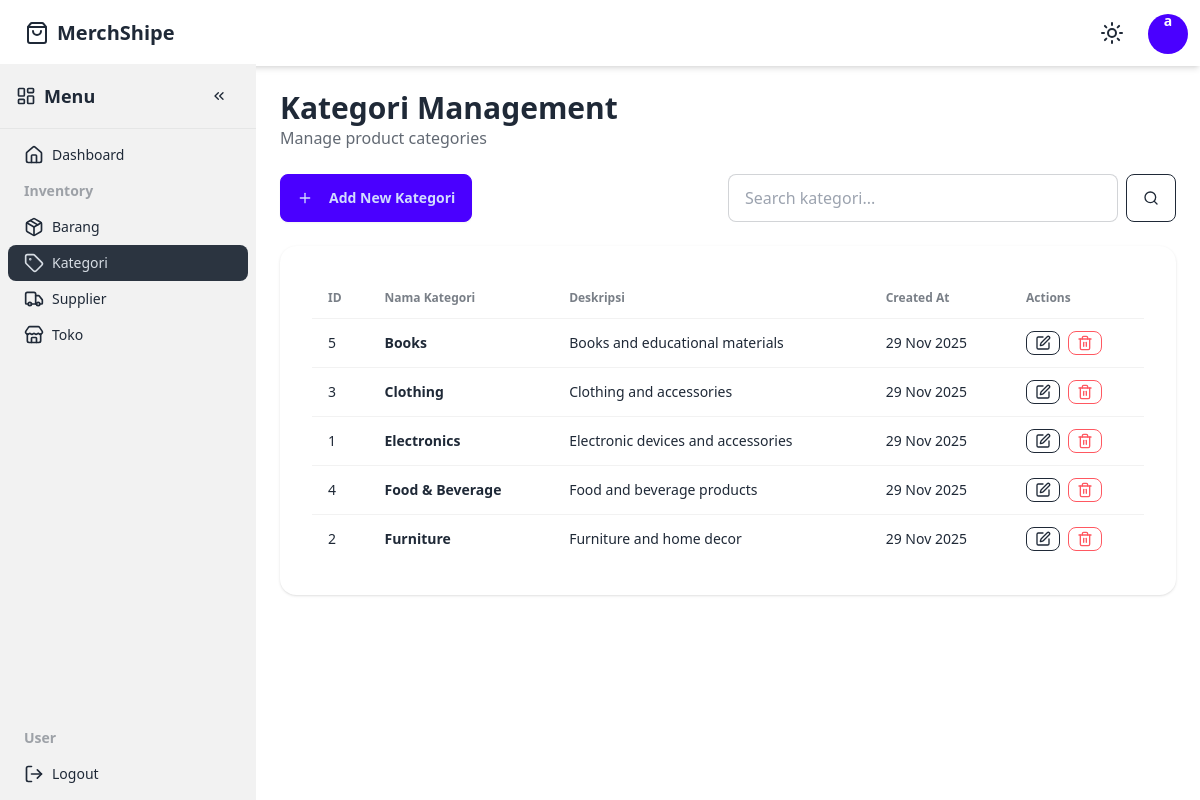
The app's page /kategori/index.php (signed in) with its own data.
### tables this page shows
CREATE TABLE users (
    id INT AUTO_INCREMENT PRIMARY KEY,
    username VARCHAR(50) NOT NULL UNIQUE,
    email VARCHAR(100) NOT NULL UNIQUE,
    password VARCHAR(255) NOT NULL,
    role ENUM('admin', 'user') DEFAULT 'user',
    created_at TIMESTAMP DEFAULT CURRENT_TIMESTAMP,
    updated_at TIMESTAMP DEFAULT CURRENT_TIMESTAMP ON UPDATE CURRENT_TIMESTAMP
);

CREATE TABLE kategori (
    id INT AUTO_INCREMENT PRIMARY KEY,
    nama_kategori VARCHAR(50) NOT NULL,
    deskripsi TEXT,
    created_at TIMESTAMP DEFAULT CURRENT_TIMESTAMP,
    updated_at TIMESTAMP DEFAULT CURRENT_TIMESTAMP ON UPDATE CURRENT_TIMESTAMP
);

### config/database.php (called while the page is built, shortened)
<?php
function getDBConnection() {
    try {
        $pdo = new PDO(
            "mysql:host=" . DB_HOST . ";dbname=" . DB_NAME . ";charset=utf8mb4",
            DB_USER,
            DB_PASS,
            [
                PDO::ATTR_ERRMODE => PDO::ERRMODE_EXCEPTION,
                PDO::ATTR_DEFAULT_FETCH_MODE => PDO::FETCH_ASSOC,
                PDO::ATTR_EMULATE_PREPARES => false,
            ]
        );
        return $pdo;
    } catch (PDOException $e) {
        die("Connection failed: " . $e->getMessage());
    }
}
function e($string) {
    return htmlspecialchars($string, ENT_QUOTES, 'UTF-8');
}
function isLoggedIn() {
    return isset($_SESSION['user_id']) && !empty($_SESSION['user_id']);
}
function getCurrentUser() {
    if (isLoggedIn()) {
        $pdo = getDBConnection();
        $stmt = $pdo->prepare("SELECT id, username, email, role FROM users WHERE id = ?");
        $stmt->execute([$_SESSION['user_id']]);
        return $stmt->fetch();
    }
    return null;
}
function hasRole($role) {
    $user = getCurrentUser();
    return $user && $user['role'] === $role;
}

### kategori/index.php (the view, shortened to what this page needs)
<?php
require_once '../config/database.php';
include '../views/header.php';
include '../views/topnav.php';
include '../views/sidebar.php';
$search = $_GET['search'] ?? '';
$pdo = getDBConnection();
$query = "SELECT * FROM kategori WHERE 1=1";
$params = [];
$query .= " ORDER BY nama_kategori ASC";
$stmt = $pdo->prepare($query);
$stmt->execute($params);
$kategoris = $stmt->fetchAll();
?>
<div class="content p-6">
    <div class="mb-6">
        <h1 class="text-3xl font-bold">Kategori Management</h1>
        <p class="text-base-content/70">Manage product categories</p>
    </div>
    <div class="flex flex-col md:flex-row justify-between items-start md:items-center gap-4 mb-6">
        <?php if (hasRole('admin')): ?>
        <a href="add.php" class="btn btn-primary">
            <i data-lucide="plus" class="w-4 h-4 mr-2"></i> Add New Kategori
        </a>
        <?php endif; ?>
        <form method="GET" class="flex-1 max-w-md">
            <div class="flex gap-2">
                <input
                    type="text"
                    name="search"
                    placeholder="Search kategori..."
                    class="input input-bordered flex-1"
                    value="<?php echo e($search); ?>"
                />
                <button type="submit" class="btn btn-outline">
                    <i data-lucide="search" class="w-4 h-4"></i>
                </button>
            </div>
        </form>
    </div>
    <div class="card bg-base-100 shadow">
        <div class="card-body">
            <?php if (empty($kategoris)): ?>
                <div class="text-center py-10">
                    <i data-lucide="tag" class="w-16 h-16 mx-auto text-base-content/30"></i>
                    <h3 class="text-xl font-semibold mt-4">No categories found</h3>
                    <p class="text-base-content/70 mt-2">Create your first category to get started</p>
                    <a href="add.php" class="btn btn-primary mt-4">Add Category</a>
                </div>
            <?php else: ?>
                <div class="overflow-x-auto">
                    <table class="table">
                        <thead>
                            <tr>
                                <th>ID</th>
                                <th>Nama Kategori</th>
                                <th>Deskripsi</th>
                                <th>Created At</th>
                                <th>Actions</th>
                            </tr>
                        </thead>
                        <tbody>
                            <?php foreach ($kategoris as $kategori): ?>
                            <tr>
                                <td><?php echo e($kategori['id']); ?></td>
                                <td class="font-semibold"><?php echo e($kategori['nama_kategori']); ?></td>
                                <td class="max-w-xs"><?php echo strlen($kategori['deskripsi']) > 50 ? substr(e($kategori['deskripsi']), 0, 50) . '...' : e($kategori['deskripsi']); ?></td>
                                <td><?php echo date('d M Y', strtotime($kategori['created_at'])); ?></td>
                                <td>
                                    <?php if (hasRole('admin')): ?>
                                    <div class="flex gap-2">
                                        <a
                                            href="edit.php?id=<?php echo e($kategori['id']); ?>"
                                            class="btn btn-xs btn-outline"
                                            title="Edit"
                                        >
                                            <i data-lucide="edit" class="w-4 h-4"></i>
                                        </a>
                                        <button
                                            type="button"
                                            class="btn btn-xs btn-outline btn-error delete-btn"
                                            title="Delete"
                                            data-id="<?php echo e($kategori['id']); ?>"
                                            data-name="<?php echo e(addslashes($kategori['nama_kategori'])); ?>"
                                        >
                                            <i data-lucide="trash-2" class="w-4 h-4"></i>
                                        </button>
                                    </div>
                                    <?php else: ?>
                                    <span class="text-sm text-base-content/70">Read-only</span>
                                    <?php endif; ?>
                                </td>
                            </tr>
                            <?php endforeach; ?>
                        </tbody>
                    </table>
                </div>
            <?php endif; ?>
        </div>
    </div>
</div>
<?php include '../views/footer.php'; ?>

### views/header.php (shortened to what this page needs)
<!DOCTYPE html>
<html lang="en" data-theme="light">
<head>
    <script src="https://cdn.tailwindcss.com"></script>
    <link href="https://cdn.jsdelivr.net/npm/daisyui@4.12.10/dist/full.min.css" rel="stylesheet" type="text/css" />
</head>
<body class="bg-base-100">

### views/topnav.php (shortened to what this page needs)
<?php
require_once '../config/database.php';
$user = getCurrentUser();
?>
<div class="navbar bg-base-100 shadow-md z-10">
    <div class="flex-1">
        <a href="../" class="btn btn-ghost text-xl flex items-center gap-2">
            <i data-lucide="shopping-bag" class="w-6 h-6"></i>
            <span>MerchShipe</span>
        </a>
    </div>
    <div class="flex-none gap-2">
        <?php if (isLoggedIn()): ?>
            <div class="dropdown dropdown-end">
                <div tabindex="0" role="button" class="btn btn-ghost btn-circle">
                    <i data-lucide="sun" class="w-6 h-6 theme-icon"></i>
                </div>
            </div>
            <div class="dropdown dropdown-end">
                <div tabindex="0" role="button" class="btn btn-ghost btn-circle avatar">
                    <div class="w-10 rounded-full bg-primary text-white flex items-center justify-center">
                        <span class="font-bold"><?php echo substr(e($user['username']), 0, 1); ?></span>
                    </div>
                </div>
            </div>
        <?php endif; ?>
    </div>
</div>

### views/sidebar.php (shortened to what this page needs)
<?php
require_once '../config/database.php';
?>
<div class="sidebar fixed top-16 left-0 bg-base-200 flex flex-col z-40">
    <div class="p-4 border-b border-base-300 flex items-center justify-between">
        <h2 class="text-lg font-semibold flex items-center gap-2">
            <i data-lucide="layout-dashboard" class="w-5 h-5"></i>
            <span class="menu-item-text">Menu</span>
        </h2>
        <button id="sidebar-toggle" class="btn btn-ghost btn-sm sidebar-toggle-animation">
            <i data-lucide="chevrons-left" class="w-4 h-4"></i>
        </button>
    </div>
    <ul class="menu p-2 flex-1">
        <?php if (isLoggedIn()): ?>
            <li>
                <a href="../admin/index.php" class="<?php echo strpos($_SERVER['PHP_SELF'], '/admin/index.php') !== false ? 'active' : ''; ?>">
                    <i data-lucide="home" class="w-5 h-5"></i>
                    <span class="menu-item-text">Dashboard</span>
                </a>
            </li>
            <?php if (hasRole('admin') || hasRole('user')): ?>
                <li class="menu-title">
                    <span class="menu-item-text">Inventory</span>
                </li>
                <li>
                    <a href="../barang/index.php" class="<?php echo strpos($_SERVER['PHP_SELF'], '/barang/index.php') !== false ? 'active' : ''; ?>">
                        <i data-lucide="package" class="w-5 h-5"></i>
                        <span class="menu-item-text">Barang</span>
                    </a>
                </li>
                <li>
                    <a href="../kategori/index.php" class="<?php echo strpos($_SERVER['PHP_SELF'], '/kategori/index.php') !== false ? 'active' : ''; ?>">
                        <i data-lucide="tag" class="w-5 h-5"></i>
                        <span class="menu-item-text">Kategori</span>
                    </a>
                </li>
                <li>
                    <a href="../supplier/index.php" class="<?php echo strpos($_SERVER['PHP_SELF'], '/supplier/index.php') !== false ? 'active' : ''; ?>">
                        <i data-lucide="truck" class="w-5 h-5"></i>
                        <span class="menu-item-text">Supplier</span>
                    </a>
                </li>
                <li>
                    <a href="../toko/index.php" class="<?php echo strpos($_SERVER['PHP_SELF'], '/toko/index.php') !== false ? 'active' : ''; ?>">
                        <i data-lucide="store" class="w-5 h-5"></i>
                        <span class="menu-item-text">Toko</span>
                    </a>
                </li>
            <?php endif; ?>
            <li class="menu-title mt-auto">
                <span class="menu-item-text">User</span>
            </li>
            <li>
                <a href="../logout.php">
                    <i data-lucide="log-out" class="w-5 h-5"></i>
                    <span class="menu-item-text">Logout</span>
                </a>
            </li>
        <?php endif; ?>
    </ul>
</div>

### views/footer.php (shortened to what this page needs)
</body>
</html>

### views/header.php (style rules this page uses)
.sidebar { width: 16rem; transition: all 0.4s cubic-bezier(0.4, 0, 0.2, 1); position: fixed; z-index: 40; height: calc(100vh - 4rem); }
.content { margin-left: 16rem; transition: margin-left 0.4s cubic-bezier(0.4, 0, 0.2, 1); }
.menu-item-text { opacity: 1; max-width: 100%; transition: opacity 0.3s ease-in-out, max-width 0.3s ease-in-out, visibility 0.3s ease-in-out; display: inline-block; visibility: visible; }
.sidebar-toggle-animation { transition: transform 0.4s cubic-bezier(0.4, 0, 0.2, 1); }
.content { overflow-x: hidden; }

### records on screen
users: username "a"
kategori: id "5", nama_kategori "Books", deskripsi "Books and educational materials", created_at "29 Nov 2025"
kategori: id "3", nama_kategori "Clothing", deskripsi "Clothing and accessories", created_at "29 Nov 2025"
kategori: id "1", nama_kategori "Electronics", deskripsi "Electronic devices and accessories", created_at "29 Nov 2025"
kategori: id "4", nama_kategori "Food & Beverage", deskripsi "Food and beverage products", created_at "29 Nov 2025"
kategori: id "2", nama_kategori "Furniture", deskripsi "Furniture and home decor", created_at "29 Nov 2025"
